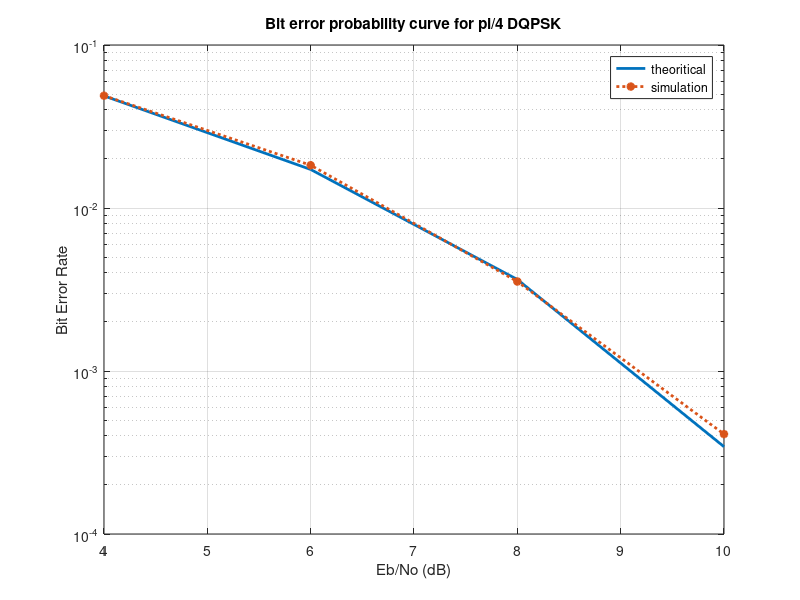

Reproduce this figure in MATLAB.
%Ishita Pal (IXP180006)

clc;
close all;
clear all;
N = 100000; % number of bits or symbols
M = 4; 
k = log2(M); % number of bits per symbol
EbNo = [4:2:10]; 
EsNo = EbNo + 10*log10(k);
for i = 1:length(EbNo)
     
     s = rand(1,N)>0.5;  % generating random binary signals

     grp = reshape(s,2,N/2).';
     bintodec = ones(N/2,1)*2.^[k-1:-1:0];
     dec_s = sum(grp.*bintodec,2);

     % converting to gray coded symbols
     gray_s = bitxor(dec_s,floor(dec_s/2));
     phasegray = 2*gray_s.'+1;
  
     % generating differential modulated symbols
     diffPhase = filter([ 1 ],[1 -1],phasegray); % start with 0 phase
     dqpsk_s = exp(j*diffPhase*pi/4);

     % white gaussian noise, 0 mean
     a = 1/sqrt(2)*[randn(1,N/2) + j*randn(1,N/2)];
     dqpsk = dqpsk_s + 10^(-(EsNo(i))/20)*a; % additive white gaussian noise

     %demodulation
     estphase = angle(dqpsk);
     estdphase = filter([1 -1],1,estphase)*4/pi;
     quant_dphase = 2*floor(estdphase/2)+1; % quantizing

     % gray to binary
     quant_dphase(find(quant_dphase<0))=quant_dphase(find(quant_dphase<0))+8;
     bin_phase = floor(bitxor(quant_dphase,floor(quant_dphase/2))/2);
     estBit = (dec2bin(bin_phase.')).';
     estBit = str2num(estBit(1:end).').';

     TotError(i) = size(find([s - estBit]),2); %calculating total error

     % theoretical BER computation
     a = sqrt(2*10.^(EbNo(i)/10)*(1-sqrt(1/2)));
     b = sqrt(2*10.^(EbNo(i)/10)*(1+sqrt(1/2)));
     k_b = 0:10;
     temp = exp(-((a.^2+b.^2)/2)).*sum((a/b).^k_b.*besseli(k_b,a*b));
     dqpskTheoritical(i) = temp - 0.5*besseli(0,a*b)*exp(-((a.^2+b.^2)/2));
end

%calculating BER
Ber = TotError/N;

disp('Bit error rate');
disp(Ber);

%plotting the BER
figure;
semilogy(EbNo,dqpskTheoritical,'-','Linewidth',2);
hold on
semilogy(EbNo,Ber,':*','Linewidth',2);
grid on
legend('theoritical', 'simulation');
xlabel('Eb/No (dB)')
ylabel('Bit Error Rate')
title('Bit error probability curve for pi/4 DQPSK');
